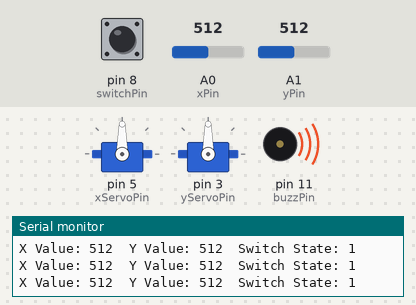
A sketch run on a simulated Arduino Uno, built with avr-gcc and run on an emulated ATmega328P. Parts: 2 × servo, buzzer (waves = sounding, pin HIGH), the last lines printed to the serial monitor. The test bench sets the inputs (shaded band); at power-on: A0 (xPin) = 512, A1 (yPin) = 512, pin 8 (switchPin) HIGH.

Above: at 1.2 s.
1.3 s: A0 (xPin) set to 109
At 2.5 s:
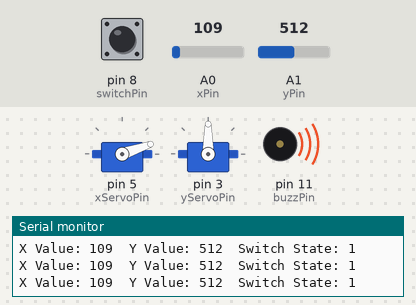
2.8 s: A0 (xPin) set to 88
At 3.7 s:
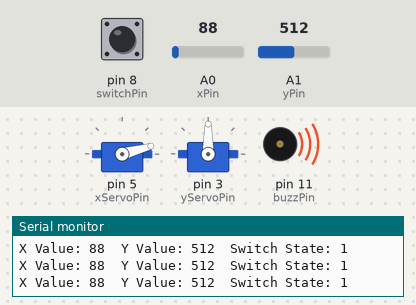
5.8 s: A1 (yPin) set to 106
At 6.3 s:
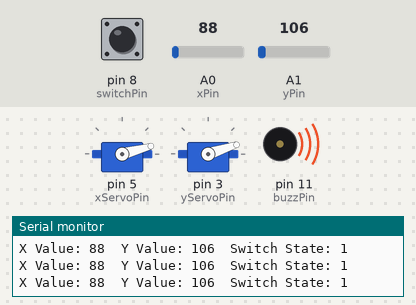
7.3 s: A1 (yPin) set to 92
At 7.8 s:
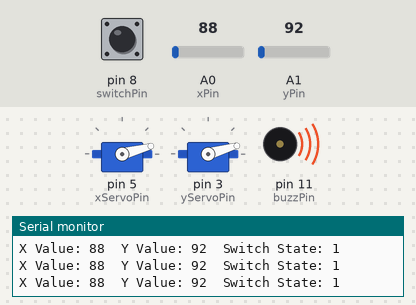
10.3 s: pin 8 (switchPin) pulled LOW for 0.15 s
At 10.4 s:
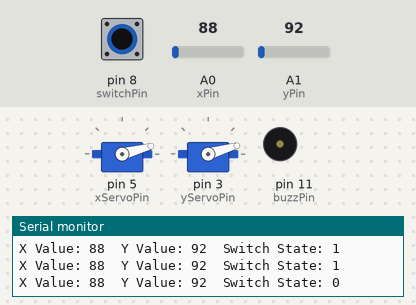
11.9 s: A1 (yPin) set to 122
At 12.7 s:
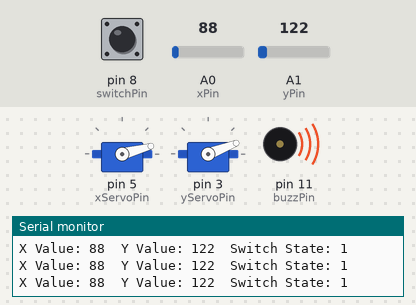
Timing chart, 0 to 14.4 s (numbered marks = the images above; inputs shaded):
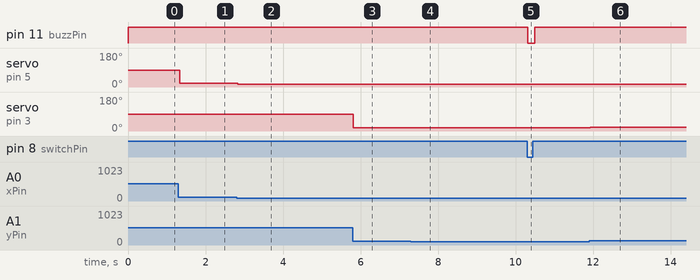

Measured:
- after the input at 1.3 s, servo on pin 5 (xServoPin): 90° → 19° at once
- after the input at 2.8 s, servo on pin 5 (xServoPin): 19° → 15° at once
- after the input at 5.8 s, servo on pin 3 (yServoPin): 90° → 18° at once
- after the input at 7.3 s, servo on pin 3 (yServoPin): 18° → 16° at once
- after the input at 10.3 s, pin 11 (buzzPin): HIGH → LOW at once, → HIGH 0.18 s later
- after the input at 11.9 s, servo on pin 3 (yServoPin): 16° → 21° at once

The sketch:

Joystick_with_servos.ino
```cpp
#include<Servo.h>

Servo xServo; //Create the servo object
Servo yServo;

int xPin = A0;
int yPin = A1;
int xServoPin = 5;
int yServoPin = 3;
int switchPin = 8; //B on Joystick (Stands for Button?)
int angleX;
int angleY;
int xVal;
int yVal;
int switchVal;
int buzzPin = 11;

void setup() {
  // put your setup code here, to run once:
Serial.begin(9600);
pinMode(xPin, INPUT);
pinMode(yPin, INPUT);
pinMode(switchPin, INPUT); //do a digital read to read a 1 or 0 from this
digitalWrite(switchPin, HIGH);

pinMode(xServoPin, OUTPUT);
pinMode(yServoPin, OUTPUT);

xServo.attach(xServoPin);
yServo.attach(yServoPin);

pinMode(buzzPin, OUTPUT);

}

void loop() {
  // put your main code here, to run repeatedly:
xVal = analogRead(xPin); //Analog reads read a value from 0 to 1023
angleX = (180.0/1023) * xVal;

yVal = analogRead(yPin);
angleY = (180.0/1023) * yVal;

switchVal = digitalRead(switchPin); //digital Read reads a value that is either 0 or 1

xServo.write(angleX);
yServo.write(angleY);

if(switchVal == 1)
{
  digitalWrite(buzzPin, HIGH);
}
else
{
  digitalWrite(buzzPin, LOW);
}


Serial.print("X Value: ");
Serial.print(xVal);
Serial.print("  Y Value: ");
Serial.print(yVal);
Serial.print("  Switch State: ");
Serial.println(switchVal);

}
```
